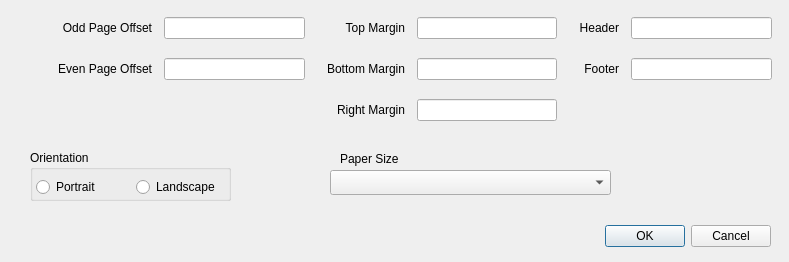
<?xml version="1.0" encoding="UTF-8"?>
<ui version="4.0">
 <class>PageLayout</class>
 <widget class="QDialog" name="PageLayout">
  <property name="geometry">
   <rect>
    <x>0</x>
    <y>0</y>
    <width>789</width>
    <height>262</height>
   </rect>
  </property>
  <property name="windowTitle">
   <string>Page Layout</string>
  </property>
  <widget class="QDialogButtonBox" name="buttonBox">
   <property name="geometry">
    <rect>
     <x>430</x>
     <y>220</y>
     <width>341</width>
     <height>32</height>
    </rect>
   </property>
   <property name="orientation">
    <enum>Qt::Horizontal</enum>
   </property>
   <property name="standardButtons">
    <set>QDialogButtonBox::Cancel|QDialogButtonBox::Ok</set>
   </property>
  </widget>
  <widget class="QGroupBox" name="mOrientation">
   <property name="geometry">
    <rect>
     <x>30</x>
     <y>150</y>
     <width>201</width>
     <height>51</height>
    </rect>
   </property>
   <property name="title">
    <string>Orientation</string>
   </property>
   <widget class="QWidget" name="layoutWidget1">
    <property name="geometry">
     <rect>
      <x>0</x>
      <y>20</y>
      <width>200</width>
      <height>30</height>
     </rect>
    </property>
    <layout class="QHBoxLayout" name="horizontalLayout">
     <property name="leftMargin">
      <number>6</number>
     </property>
     <property name="topMargin">
      <number>4</number>
     </property>
     <item>
      <widget class="QRadioButton" name="mPortrait">
       <property name="text">
        <string>Portrait</string>
       </property>
      </widget>
     </item>
     <item>
      <widget class="QRadioButton" name="mLandscape">
       <property name="text">
        <string>Landscape</string>
       </property>
      </widget>
     </item>
    </layout>
   </widget>
  </widget>
  <widget class="QLabel" name="label_8">
   <property name="geometry">
    <rect>
     <x>340</x>
     <y>150</y>
     <width>59</width>
     <height>17</height>
    </rect>
   </property>
   <property name="text">
    <string>Paper Size</string>
   </property>
  </widget>
  <widget class="QComboBox" name="mPaperSize">
   <property name="geometry">
    <rect>
     <x>330</x>
     <y>170</y>
     <width>281</width>
     <height>25</height>
    </rect>
   </property>
  </widget>
  <widget class="QWidget" name="layoutWidget">
   <property name="geometry">
    <rect>
     <x>11</x>
     <y>10</y>
     <width>761</width>
     <height>121</height>
    </rect>
   </property>
   <layout class="QGridLayout" name="gridLayout">
    <property name="leftMargin">
     <number>0</number>
    </property>
    <property name="spacing">
     <number>12</number>
    </property>
    <item row="1" column="4">
     <widget class="QLabel" name="label_6">
      <property name="text">
       <string>Footer</string>
      </property>
      <property name="alignment">
       <set>Qt::AlignRight|Qt::AlignTrailing|Qt::AlignVCenter</set>
      </property>
     </widget>
    </item>
    <item row="2" column="1">
     <spacer name="horizontalSpacer_2">
      <property name="orientation">
       <enum>Qt::Horizontal</enum>
      </property>
      <property name="sizeHint" stdset="0">
       <size>
        <width>10</width>
        <height>20</height>
       </size>
      </property>
     </spacer>
    </item>
    <item row="2" column="0">
     <spacer name="horizontalSpacer">
      <property name="orientation">
       <enum>Qt::Horizontal</enum>
      </property>
      <property name="sizeHint" stdset="0">
       <size>
        <width>10</width>
        <height>20</height>
       </size>
      </property>
     </spacer>
    </item>
    <item row="1" column="3">
     <widget class="QLineEdit" name="mBottomMargin"/>
    </item>
    <item row="0" column="1">
     <widget class="QLineEdit" name="mOddPageOffset"/>
    </item>
    <item row="0" column="2">
     <widget class="QLabel" name="label_3">
      <property name="text">
       <string>Top Margin</string>
      </property>
      <property name="alignment">
       <set>Qt::AlignRight|Qt::AlignTrailing|Qt::AlignVCenter</set>
      </property>
     </widget>
    </item>
    <item row="1" column="5">
     <widget class="QLineEdit" name="mFooter"/>
    </item>
    <item row="2" column="3">
     <widget class="QLineEdit" name="mRightMargin"/>
    </item>
    <item row="0" column="5">
     <widget class="QLineEdit" name="mHeader"/>
    </item>
    <item row="0" column="3">
     <widget class="QLineEdit" name="mTopMargin"/>
    </item>
    <item row="2" column="2">
     <widget class="QLabel" name="label_7">
      <property name="text">
       <string>Right Margin</string>
      </property>
      <property name="alignment">
       <set>Qt::AlignRight|Qt::AlignTrailing|Qt::AlignVCenter</set>
      </property>
     </widget>
    </item>
    <item row="1" column="2">
     <widget class="QLabel" name="label_4">
      <property name="text">
       <string>   Bottom Margin</string>
      </property>
      <property name="alignment">
       <set>Qt::AlignRight|Qt::AlignTrailing|Qt::AlignVCenter</set>
      </property>
     </widget>
    </item>
    <item row="1" column="1">
     <widget class="QLineEdit" name="mEvenPageOffset"/>
    </item>
    <item row="1" column="0">
     <widget class="QLabel" name="label_2">
      <property name="text">
       <string>Even Page Offset</string>
      </property>
      <property name="alignment">
       <set>Qt::AlignRight|Qt::AlignTrailing|Qt::AlignVCenter</set>
      </property>
     </widget>
    </item>
    <item row="0" column="4">
     <widget class="QLabel" name="label_5">
      <property name="text">
       <string>   Header</string>
      </property>
      <property name="alignment">
       <set>Qt::AlignRight|Qt::AlignTrailing|Qt::AlignVCenter</set>
      </property>
     </widget>
    </item>
    <item row="0" column="0">
     <widget class="QLabel" name="label">
      <property name="text">
       <string>Odd Page Offset</string>
      </property>
      <property name="alignment">
       <set>Qt::AlignRight|Qt::AlignTrailing|Qt::AlignVCenter</set>
      </property>
     </widget>
    </item>
   </layout>
  </widget>
 </widget>
 <tabstops>
  <tabstop>mOddPageOffset</tabstop>
  <tabstop>mEvenPageOffset</tabstop>
  <tabstop>mTopMargin</tabstop>
  <tabstop>mBottomMargin</tabstop>
  <tabstop>mRightMargin</tabstop>
  <tabstop>mHeader</tabstop>
  <tabstop>mFooter</tabstop>
  <tabstop>mPortrait</tabstop>
  <tabstop>mLandscape</tabstop>
  <tabstop>mPaperSize</tabstop>
 </tabstops>
 <resources/>
 <connections>
  <connection>
   <sender>buttonBox</sender>
   <signal>accepted()</signal>
   <receiver>PageLayout</receiver>
   <slot>accept()</slot>
   <hints>
    <hint type="sourcelabel">
     <x>248</x>
     <y>254</y>
    </hint>
    <hint type="destinationlabel">
     <x>157</x>
     <y>274</y>
    </hint>
   </hints>
  </connection>
  <connection>
   <sender>buttonBox</sender>
   <signal>rejected()</signal>
   <receiver>PageLayout</receiver>
   <slot>reject()</slot>
   <hints>
    <hint type="sourcelabel">
     <x>316</x>
     <y>260</y>
    </hint>
    <hint type="destinationlabel">
     <x>286</x>
     <y>274</y>
    </hint>
   </hints>
  </connection>
 </connections>
</ui>
